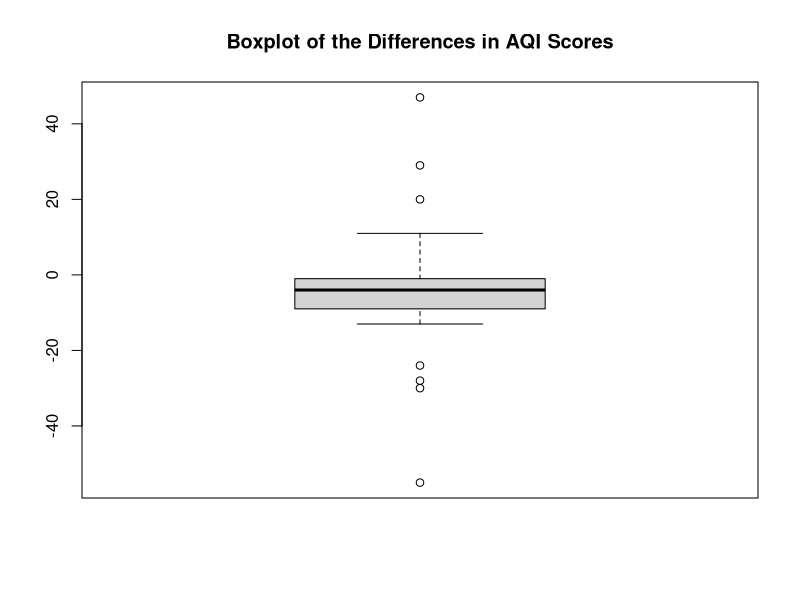

Here is the R script that generated this plot:
## ---- chunk 1
Air <- read.csv("data/AirPollutionCOVID.csv")
## ---- chunk 2
boxplot(Air$Difference, 
        main="Boxplot of the Differences in AQI Scores")
